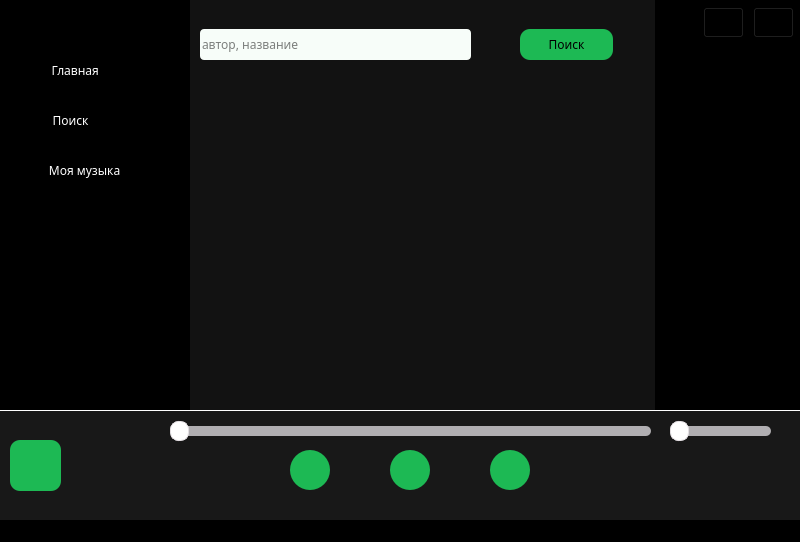
<?xml version="1.0" encoding="UTF-8"?>
<ui version="4.0">
 <class>MainWindow</class>
 <widget class="QMainWindow" name="MainWindow">
  <property name="geometry">
   <rect>
    <x>0</x>
    <y>0</y>
    <width>800</width>
    <height>542</height>
   </rect>
  </property>
  <property name="windowTitle">
   <string>MainWindow</string>
  </property>
  <property name="styleSheet">
   <string notr="true">background-color: #000; font-family: Montserrat-Black;</string>
  </property>
  <widget class="QWidget" name="centralwidget">
   <widget class="QPushButton" name="home">
    <property name="geometry">
     <rect>
      <x>10</x>
      <y>50</y>
      <width>171</width>
      <height>41</height>
     </rect>
    </property>
    <property name="styleSheet">
     <string notr="true">QPushButton:!focus {background-color: #000000; color: #fff; border-radius: 5px; font-family: &quot;Montserrat&quot;;}  QPushButton:focus {background-color: #282828; color: #b3b3b3; border-radius: 5px; font-family: &quot;Montserrat&quot;;}</string>
    </property>
    <property name="text">
     <string>Главная             </string>
    </property>
   </widget>
   <widget class="QPushButton" name="search">
    <property name="geometry">
     <rect>
      <x>10</x>
      <y>100</y>
      <width>171</width>
      <height>41</height>
     </rect>
    </property>
    <property name="styleSheet">
     <string notr="true">QPushButton:!focus {background-color: #000000; color: #fff; border-radius: 5px; font-family: &quot;Montserrat&quot;;}  QPushButton:focus {background-color: #282828; color: #b3b3b3; border-radius: 5px; font-family: &quot;Montserrat&quot;;}</string>
    </property>
    <property name="text">
     <string>Поиск                </string>
    </property>
   </widget>
   <widget class="QPushButton" name="my_music">
    <property name="geometry">
     <rect>
      <x>10</x>
      <y>150</y>
      <width>171</width>
      <height>41</height>
     </rect>
    </property>
    <property name="styleSheet">
     <string notr="true">QPushButton:!focus {background-color: #000000; color: #fff; border-radius: 5px; font-family: &quot;Montserrat&quot;;}  QPushButton:focus {background-color: #282828; color: #b3b3b3; border-radius: 5px; font-family: &quot;Montserrat&quot;;}</string>
    </property>
    <property name="text">
     <string>Моя музыка       </string>
    </property>
   </widget>
   <widget class="QLabel" name="pod">
    <property name="geometry">
     <rect>
      <x>-20</x>
      <y>410</y>
      <width>841</width>
      <height>171</height>
     </rect>
    </property>
    <property name="tabletTracking">
     <bool>false</bool>
    </property>
    <property name="acceptDrops">
     <bool>false</bool>
    </property>
    <property name="autoFillBackground">
     <bool>false</bool>
    </property>
    <property name="styleSheet">
     <string notr="true">background-color: #181818; border-color: #fff; border-style:outset; border-width: 1px;</string>
    </property>
    <property name="text">
     <string/>
    </property>
   </widget>
   <widget class="QPushButton" name="play_pause">
    <property name="enabled">
     <bool>false</bool>
    </property>
    <property name="geometry">
     <rect>
      <x>390</x>
      <y>450</y>
      <width>40</width>
      <height>40</height>
     </rect>
    </property>
    <property name="styleSheet">
     <string notr="true">border-radius: 20px; background-color: #1db954;</string>
    </property>
    <property name="text">
     <string/>
    </property>
   </widget>
   <widget class="QPushButton" name="next_track">
    <property name="enabled">
     <bool>false</bool>
    </property>
    <property name="geometry">
     <rect>
      <x>490</x>
      <y>450</y>
      <width>40</width>
      <height>40</height>
     </rect>
    </property>
    <property name="styleSheet">
     <string notr="true">border-radius: 20px; background-color: #1db954;</string>
    </property>
    <property name="text">
     <string/>
    </property>
   </widget>
   <widget class="QPushButton" name="previous_track">
    <property name="enabled">
     <bool>false</bool>
    </property>
    <property name="geometry">
     <rect>
      <x>290</x>
      <y>450</y>
      <width>40</width>
      <height>40</height>
     </rect>
    </property>
    <property name="styleSheet">
     <string notr="true">border-radius: 20px; background-color: #1db954;</string>
    </property>
    <property name="text">
     <string/>
    </property>
   </widget>
   <widget class="QPushButton" name="record">
    <property name="enabled">
     <bool>true</bool>
    </property>
    <property name="geometry">
     <rect>
      <x>10</x>
      <y>440</y>
      <width>51</width>
      <height>51</height>
     </rect>
    </property>
    <property name="styleSheet">
     <string notr="true">background-color: #1db954; border-radius: 10px;</string>
    </property>
    <property name="text">
     <string/>
    </property>
   </widget>
   <widget class="QLabel" name="label">
    <property name="geometry">
     <rect>
      <x>80</x>
      <y>450</y>
      <width>201</width>
      <height>21</height>
     </rect>
    </property>
    <property name="styleSheet">
     <string notr="true">background-color: #181818; color: #fff;</string>
    </property>
    <property name="text">
     <string/>
    </property>
   </widget>
   <widget class="QTabWidget" name="tab">
    <property name="geometry">
     <rect>
      <x>190</x>
      <y>-50</y>
      <width>471</width>
      <height>481</height>
     </rect>
    </property>
    <property name="styleSheet">
     <string notr="true">background-color: #121212;  border-width: 0px; border-color: #121212;</string>
    </property>
    <property name="currentIndex">
     <number>1</number>
    </property>
    <property name="tabBarAutoHide">
     <bool>true</bool>
    </property>
    <widget class="QWidget" name="tab1">
     <attribute name="title">
      <string>Tab 1</string>
     </attribute>
     <widget class="QScrollArea" name="scroll">
      <property name="geometry">
       <rect>
        <x>10</x>
        <y>40</y>
        <width>441</width>
        <height>391</height>
       </rect>
      </property>
      <property name="styleSheet">
       <string notr="true">border-width:10px; border-radius: 10px;</string>
      </property>
      <property name="horizontalScrollBarPolicy">
       <enum>Qt::ScrollBarAlwaysOff</enum>
      </property>
      <property name="widgetResizable">
       <bool>true</bool>
      </property>
      <widget class="QWidget" name="scrollAreaWidgetContents">
       <property name="geometry">
        <rect>
         <x>0</x>
         <y>0</y>
         <width>441</width>
         <height>391</height>
        </rect>
       </property>
      </widget>
     </widget>
    </widget>
    <widget class="QWidget" name="tab2">
     <attribute name="title">
      <string>Страница</string>
     </attribute>
     <widget class="QLineEdit" name="search_line">
      <property name="geometry">
       <rect>
        <x>10</x>
        <y>50</y>
        <width>271</width>
        <height>31</height>
       </rect>
      </property>
      <property name="styleSheet">
       <string notr="true"> QLineEdit { border-radius: 4px; color:rgb(0, 0, 0); background-color: #f7fdf9; } QLineEdit:focus { border-style:outset; border-width:4px; border-radius: 4px;  border-color: #1db954;  color: #f7fdf9; background-color: #181818; } </string>
      </property>
      <property name="placeholderText">
       <string>автор, название</string>
      </property>
     </widget>
     <widget class="QPushButton" name="search_btn">
      <property name="geometry">
       <rect>
        <x>330</x>
        <y>50</y>
        <width>93</width>
        <height>31</height>
       </rect>
      </property>
      <property name="styleSheet">
       <string notr="true">border-radius: 10px; background-color: #1db954;</string>
      </property>
      <property name="text">
       <string>Поиск</string>
      </property>
     </widget>
     <widget class="QScrollArea" name="search_scroll">
      <property name="geometry">
       <rect>
        <x>10</x>
        <y>100</y>
        <width>441</width>
        <height>341</height>
       </rect>
      </property>
      <property name="styleSheet">
       <string notr="true">border-width:10px; border-radius: 10px;</string>
      </property>
      <property name="widgetResizable">
       <bool>true</bool>
      </property>
      <widget class="QWidget" name="scrollAreaWidgetContents_2">
       <property name="geometry">
        <rect>
         <x>0</x>
         <y>0</y>
         <width>441</width>
         <height>341</height>
        </rect>
       </property>
      </widget>
     </widget>
    </widget>
    <widget class="QWidget" name="tab3">
     <property name="styleSheet">
      <string notr="true">border-width:10px; border-radius: 10px;</string>
     </property>
     <attribute name="title">
      <string>Tab 2</string>
     </attribute>
     <widget class="QScrollArea" name="my_music_scroll">
      <property name="geometry">
       <rect>
        <x>10</x>
        <y>30</y>
        <width>441</width>
        <height>401</height>
       </rect>
      </property>
      <property name="widgetResizable">
       <bool>true</bool>
      </property>
      <widget class="QWidget" name="scrollAreaWidgetContents_3">
       <property name="geometry">
        <rect>
         <x>0</x>
         <y>0</y>
         <width>441</width>
         <height>401</height>
        </rect>
       </property>
      </widget>
     </widget>
    </widget>
   </widget>
   <widget class="QPushButton" name="exit">
    <property name="geometry">
     <rect>
      <x>753</x>
      <y>7</y>
      <width>41</width>
      <height>31</height>
     </rect>
    </property>
    <property name="styleSheet">
     <string notr="true">QPushButton:!hover {background-color: #000;} QPushButton:hover {background-color: #d71526;}</string>
    </property>
    <property name="text">
     <string/>
    </property>
   </widget>
   <widget class="QPushButton" name="role_up">
    <property name="geometry">
     <rect>
      <x>703</x>
      <y>7</y>
      <width>41</width>
      <height>31</height>
     </rect>
    </property>
    <property name="styleSheet">
     <string notr="true">QPushButton:!hover {background-color: #000;} QPushButton:hover {background-color: #181818;}</string>
    </property>
    <property name="text">
     <string/>
    </property>
   </widget>
   <widget class="Line" name="line">
    <property name="geometry">
     <rect>
      <x>655</x>
      <y>-20</y>
      <width>10</width>
      <height>430</height>
     </rect>
    </property>
    <property name="styleSheet">
     <string notr="true">background-color: #000; color: #fff;</string>
    </property>
    <property name="orientation">
     <enum>Qt::Vertical</enum>
    </property>
   </widget>
   <widget class="QLabel" name="label_2">
    <property name="geometry">
     <rect>
      <x>80</x>
      <y>470</y>
      <width>201</width>
      <height>21</height>
     </rect>
    </property>
    <property name="styleSheet">
     <string notr="true">background-color: #181818; color: #fff;</string>
    </property>
    <property name="text">
     <string/>
    </property>
   </widget>
   <widget class="QSlider" name="slider">
    <property name="geometry">
     <rect>
      <x>170</x>
      <y>420</y>
      <width>481</width>
      <height>22</height>
     </rect>
    </property>
    <property name="styleSheet">
     <string notr="true">QSlider{
                background: #181818;
            }
            QSlider::groove:horizontal {  
                height: 10px;
                margin: 0px;
                border-radius: 5px;
                background: #B0AEB1;
            }
            QSlider::handle:horizontal {
                background: #fff;
                border: 1px solid #E3DEE2;
                width: 17px;
                margin: -5px 0; 
                border-radius: 8px;
            }
            QSlider::sub-page:qlineargradient {
                background: #1db954;
                border-radius: 5px;
            }</string>
    </property>
    <property name="orientation">
     <enum>Qt::Horizontal</enum>
    </property>
   </widget>
   <widget class="QSlider" name="sound">
    <property name="geometry">
     <rect>
      <x>670</x>
      <y>420</y>
      <width>101</width>
      <height>22</height>
     </rect>
    </property>
    <property name="styleSheet">
     <string notr="true">QSlider{
                background: #181818;
            }
            QSlider::groove:horizontal {  
                height: 10px;
                margin: 0px;
                border-radius: 5px;
                background: #B0AEB1;
            }
            QSlider::handle:horizontal {
                background: #fff;
                border: 1px solid #E3DEE2;
                width: 17px;
                margin: -5px 0; 
                border-radius: 8px;
            }
            QSlider::sub-page:qlineargradient {
                background: #1db954;
                border-radius: 5px;
            }</string>
    </property>
    <property name="orientation">
     <enum>Qt::Horizontal</enum>
    </property>
   </widget>
   <zorder>tab</zorder>
   <zorder>home</zorder>
   <zorder>search</zorder>
   <zorder>my_music</zorder>
   <zorder>pod</zorder>
   <zorder>record</zorder>
   <zorder>label</zorder>
   <zorder>exit</zorder>
   <zorder>role_up</zorder>
   <zorder>line</zorder>
   <zorder>play_pause</zorder>
   <zorder>previous_track</zorder>
   <zorder>next_track</zorder>
   <zorder>label_2</zorder>
   <zorder>slider</zorder>
   <zorder>sound</zorder>
  </widget>
  <widget class="QMenuBar" name="menubar">
   <property name="geometry">
    <rect>
     <x>0</x>
     <y>0</y>
     <width>800</width>
     <height>24</height>
    </rect>
   </property>
  </widget>
  <widget class="QStatusBar" name="statusbar"/>
 </widget>
 <resources/>
 <connections/>
</ui>
